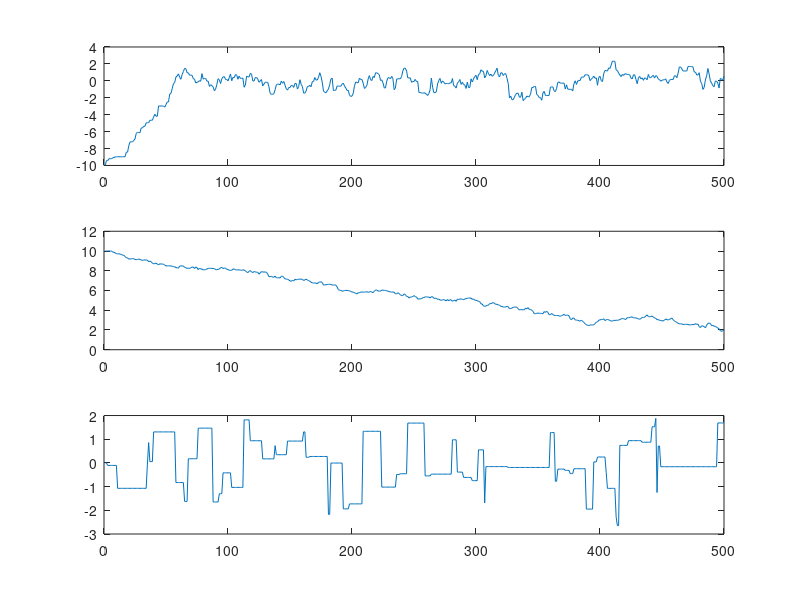

Here is the MATLAB script that generated this plot:
% Example 14.3
% Computational Statistics Handbook with MATLAB, 2nd Edition
% Wendy L. and Angel R. Martinez

% Get the variances for the proposal distributions.
sig1 = 0.5;
sig2 = 0.1;
sig3 = 10;
% We will generate 500 iterations of the chain.
n = 500;
% Set up the vectors to store the samples.
X1 = zeros(1,n);
X2 = X1;
X3 = X1;
% Get the starting values for the chains.
X1(1) = -10;
X2(1) = 10;
X3(1) = 0;
rate1 = 0; rate2 = 0; rate3 = 0;
% Run the first chain.
for i = 2:n
		% Generate variate from proposal distribution.
		y = randn(1)*sig1 + X1(i-1);
		% Generate variate from uniform.
		u = rand(1);
		% Calculate alpha.
		alpha = normpdf(y,0,1)/normpdf(X1(i-1),0,1);
		if u <= alpha
			% Then set the chain to the y.
			X1(i) = y; rate1= rate1+1;
		else
			X1(i) = X1(i-1);
		end
end
rate1 = rate1/n;
% Run second chain.
for i = 2:n
		% Generate variate from proposal distribution.
		y = randn(1)*sig2 + X2(i-1);
		% Generate variate from uniform.
		u = rand(1);
		% Calculate alpha.
		alpha = normpdf(y,0,1)/normpdf(X2(i-1),0,1);
		if u <= alpha
            			% Then set the chain to the y.
			X2(i) = y; rate2 = rate2+1;
		else
			X2(i) = X2(i-1);
		end
end
rate2 = rate2/n;
% Run the third chain.
for i = 2:n
		% Generate variate from proposal distribution.
		y = randn(1)*sig3 + X3(i-1);
		% Generate variate from uniform.
		u = rand(1);
		% Calculate alpha.
		alpha = normpdf(y,0,1)/normpdf(X3(i-1),0,1);
		if u <= alpha
			% Then set the chain to the y.
			X3(i) = y; rate3 = rate3+1;
		else
			X3(i) = X3(i-1);
		end
end
rate3 = rate3/n;

figure(1)
subplot(311)
plot(X1)
subplot(312)
plot(X2)
subplot(313)
plot(X3)